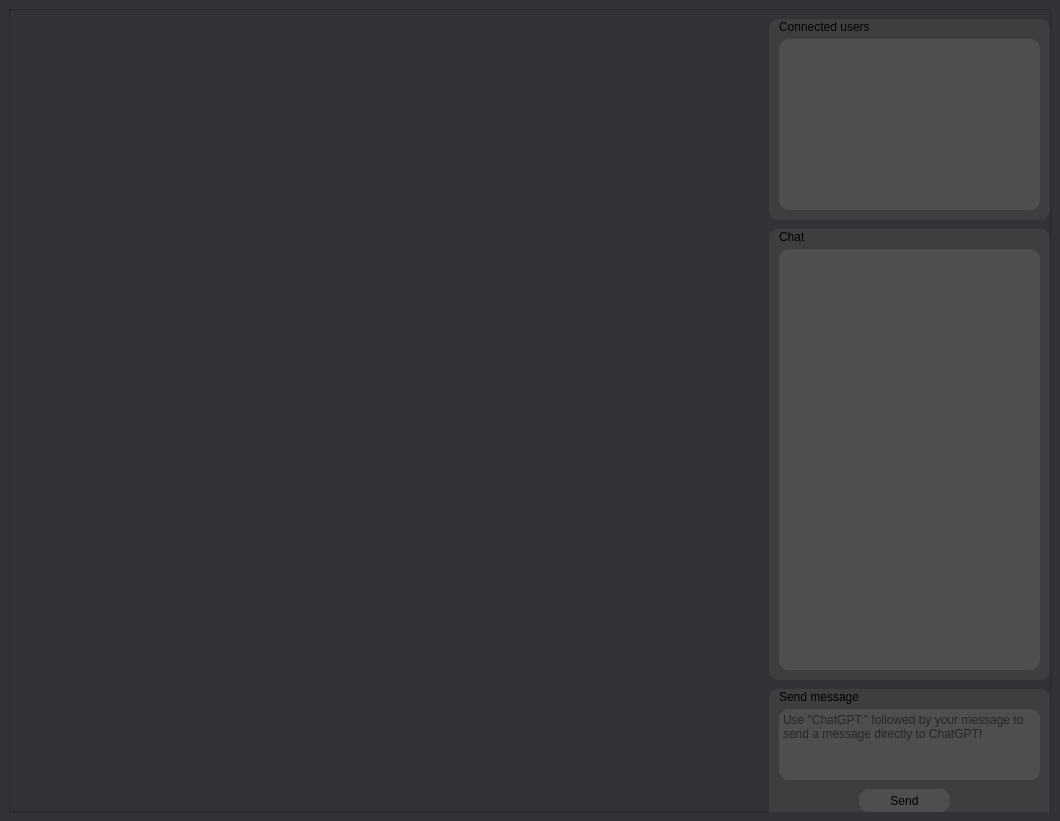
<?xml version="1.0" encoding="UTF-8"?>
<ui version="4.0">
 <class>MainWindow</class>
 <widget class="QMainWindow" name="MainWindow">
  <property name="geometry">
   <rect>
    <x>0</x>
    <y>0</y>
    <width>1060</width>
    <height>821</height>
   </rect>
  </property>
  <property name="windowTitle">
   <string>MainWindow</string>
  </property>
  <property name="styleSheet">
   <string notr="true">background-color: rgb(51, 51, 55);</string>
  </property>
  <widget class="QWidget" name="centralwidget">
   <layout class="QGridLayout" name="gridLayout">
    <item row="0" column="0">
     <widget class="QFrame" name="frame_2">
      <property name="palette">
       <palette>
        <active>
         <colorrole role="WindowText">
          <brush brushstyle="SolidPattern">
           <color alpha="255">
            <red>255</red>
            <green>255</green>
            <blue>255</blue>
           </color>
          </brush>
         </colorrole>
         <colorrole role="Button">
          <brush brushstyle="SolidPattern">
           <color alpha="255">
            <red>51</red>
            <green>51</green>
            <blue>55</blue>
           </color>
          </brush>
         </colorrole>
         <colorrole role="Light">
          <brush brushstyle="SolidPattern">
           <color alpha="255">
            <red>76</red>
            <green>76</green>
            <blue>82</blue>
           </color>
          </brush>
         </colorrole>
         <colorrole role="Midlight">
          <brush brushstyle="SolidPattern">
           <color alpha="255">
            <red>63</red>
            <green>63</green>
            <blue>68</blue>
           </color>
          </brush>
         </colorrole>
         <colorrole role="Dark">
          <brush brushstyle="SolidPattern">
           <color alpha="255">
            <red>25</red>
            <green>25</green>
            <blue>27</blue>
           </color>
          </brush>
         </colorrole>
         <colorrole role="Mid">
          <brush brushstyle="SolidPattern">
           <color alpha="255">
            <red>34</red>
            <green>34</green>
            <blue>36</blue>
           </color>
          </brush>
         </colorrole>
         <colorrole role="Text">
          <brush brushstyle="SolidPattern">
           <color alpha="255">
            <red>255</red>
            <green>255</green>
            <blue>255</blue>
           </color>
          </brush>
         </colorrole>
         <colorrole role="BrightText">
          <brush brushstyle="SolidPattern">
           <color alpha="255">
            <red>255</red>
            <green>255</green>
            <blue>255</blue>
           </color>
          </brush>
         </colorrole>
         <colorrole role="ButtonText">
          <brush brushstyle="SolidPattern">
           <color alpha="255">
            <red>255</red>
            <green>255</green>
            <blue>255</blue>
           </color>
          </brush>
         </colorrole>
         <colorrole role="Base">
          <brush brushstyle="SolidPattern">
           <color alpha="255">
            <red>51</red>
            <green>51</green>
            <blue>55</blue>
           </color>
          </brush>
         </colorrole>
         <colorrole role="Window">
          <brush brushstyle="SolidPattern">
           <color alpha="255">
            <red>51</red>
            <green>51</green>
            <blue>55</blue>
           </color>
          </brush>
         </colorrole>
         <colorrole role="Shadow">
          <brush brushstyle="SolidPattern">
           <color alpha="255">
            <red>0</red>
            <green>0</green>
            <blue>0</blue>
           </color>
          </brush>
         </colorrole>
         <colorrole role="AlternateBase">
          <brush brushstyle="SolidPattern">
           <color alpha="255">
            <red>25</red>
            <green>25</green>
            <blue>27</blue>
           </color>
          </brush>
         </colorrole>
         <colorrole role="ToolTipBase">
          <brush brushstyle="SolidPattern">
           <color alpha="255">
            <red>255</red>
            <green>255</green>
            <blue>220</blue>
           </color>
          </brush>
         </colorrole>
         <colorrole role="ToolTipText">
          <brush brushstyle="SolidPattern">
           <color alpha="255">
            <red>0</red>
            <green>0</green>
            <blue>0</blue>
           </color>
          </brush>
         </colorrole>
        </active>
        <inactive>
         <colorrole role="WindowText">
          <brush brushstyle="SolidPattern">
           <color alpha="255">
            <red>255</red>
            <green>255</green>
            <blue>255</blue>
           </color>
          </brush>
         </colorrole>
         <colorrole role="Button">
          <brush brushstyle="SolidPattern">
           <color alpha="255">
            <red>51</red>
            <green>51</green>
            <blue>55</blue>
           </color>
          </brush>
         </colorrole>
         <colorrole role="Light">
          <brush brushstyle="SolidPattern">
           <color alpha="255">
            <red>76</red>
            <green>76</green>
            <blue>82</blue>
           </color>
          </brush>
         </colorrole>
         <colorrole role="Midlight">
          <brush brushstyle="SolidPattern">
           <color alpha="255">
            <red>63</red>
            <green>63</green>
            <blue>68</blue>
           </color>
          </brush>
         </colorrole>
         <colorrole role="Dark">
          <brush brushstyle="SolidPattern">
           <color alpha="255">
            <red>25</red>
            <green>25</green>
            <blue>27</blue>
           </color>
          </brush>
         </colorrole>
         <colorrole role="Mid">
          <brush brushstyle="SolidPattern">
           <color alpha="255">
            <red>34</red>
            <green>34</green>
            <blue>36</blue>
           </color>
          </brush>
         </colorrole>
         <colorrole role="Text">
          <brush brushstyle="SolidPattern">
           <color alpha="255">
            <red>255</red>
            <green>255</green>
            <blue>255</blue>
           </color>
          </brush>
         </colorrole>
         <colorrole role="BrightText">
          <brush brushstyle="SolidPattern">
           <color alpha="255">
            <red>255</red>
            <green>255</green>
            <blue>255</blue>
           </color>
          </brush>
         </colorrole>
         <colorrole role="ButtonText">
          <brush brushstyle="SolidPattern">
           <color alpha="255">
            <red>255</red>
            <green>255</green>
            <blue>255</blue>
           </color>
          </brush>
         </colorrole>
         <colorrole role="Base">
          <brush brushstyle="SolidPattern">
           <color alpha="255">
            <red>51</red>
            <green>51</green>
            <blue>55</blue>
           </color>
          </brush>
         </colorrole>
         <colorrole role="Window">
          <brush brushstyle="SolidPattern">
           <color alpha="255">
            <red>51</red>
            <green>51</green>
            <blue>55</blue>
           </color>
          </brush>
         </colorrole>
         <colorrole role="Shadow">
          <brush brushstyle="SolidPattern">
           <color alpha="255">
            <red>0</red>
            <green>0</green>
            <blue>0</blue>
           </color>
          </brush>
         </colorrole>
         <colorrole role="AlternateBase">
          <brush brushstyle="SolidPattern">
           <color alpha="255">
            <red>25</red>
            <green>25</green>
            <blue>27</blue>
           </color>
          </brush>
         </colorrole>
         <colorrole role="ToolTipBase">
          <brush brushstyle="SolidPattern">
           <color alpha="255">
            <red>255</red>
            <green>255</green>
            <blue>220</blue>
           </color>
          </brush>
         </colorrole>
         <colorrole role="ToolTipText">
          <brush brushstyle="SolidPattern">
           <color alpha="255">
            <red>0</red>
            <green>0</green>
            <blue>0</blue>
           </color>
          </brush>
         </colorrole>
        </inactive>
        <disabled>
         <colorrole role="WindowText">
          <brush brushstyle="SolidPattern">
           <color alpha="255">
            <red>25</red>
            <green>25</green>
            <blue>27</blue>
           </color>
          </brush>
         </colorrole>
         <colorrole role="Button">
          <brush brushstyle="SolidPattern">
           <color alpha="255">
            <red>51</red>
            <green>51</green>
            <blue>55</blue>
           </color>
          </brush>
         </colorrole>
         <colorrole role="Light">
          <brush brushstyle="SolidPattern">
           <color alpha="255">
            <red>76</red>
            <green>76</green>
            <blue>82</blue>
           </color>
          </brush>
         </colorrole>
         <colorrole role="Midlight">
          <brush brushstyle="SolidPattern">
           <color alpha="255">
            <red>63</red>
            <green>63</green>
            <blue>68</blue>
           </color>
          </brush>
         </colorrole>
         <colorrole role="Dark">
          <brush brushstyle="SolidPattern">
           <color alpha="255">
            <red>25</red>
            <green>25</green>
            <blue>27</blue>
           </color>
          </brush>
         </colorrole>
         <colorrole role="Mid">
          <brush brushstyle="SolidPattern">
           <color alpha="255">
            <red>34</red>
            <green>34</green>
            <blue>36</blue>
           </color>
          </brush>
         </colorrole>
         <colorrole role="Text">
          <brush brushstyle="SolidPattern">
           <color alpha="255">
            <red>25</red>
            <green>25</green>
            <blue>27</blue>
           </color>
          </brush>
         </colorrole>
         <colorrole role="BrightText">
          <brush brushstyle="SolidPattern">
           <color alpha="255">
            <red>255</red>
            <green>255</green>
            <blue>255</blue>
           </color>
          </brush>
         </colorrole>
         <colorrole role="ButtonText">
          <brush brushstyle="SolidPattern">
           <color alpha="255">
            <red>25</red>
            <green>25</green>
            <blue>27</blue>
           </color>
          </brush>
         </colorrole>
         <colorrole role="Base">
          <brush brushstyle="SolidPattern">
           <color alpha="255">
            <red>51</red>
            <green>51</green>
            <blue>55</blue>
           </color>
          </brush>
         </colorrole>
         <colorrole role="Window">
          <brush brushstyle="SolidPattern">
           <color alpha="255">
            <red>51</red>
            <green>51</green>
            <blue>55</blue>
           </color>
          </brush>
         </colorrole>
         <colorrole role="Shadow">
          <brush brushstyle="SolidPattern">
           <color alpha="255">
            <red>0</red>
            <green>0</green>
            <blue>0</blue>
           </color>
          </brush>
         </colorrole>
         <colorrole role="AlternateBase">
          <brush brushstyle="SolidPattern">
           <color alpha="255">
            <red>51</red>
            <green>51</green>
            <blue>55</blue>
           </color>
          </brush>
         </colorrole>
         <colorrole role="ToolTipBase">
          <brush brushstyle="SolidPattern">
           <color alpha="255">
            <red>255</red>
            <green>255</green>
            <blue>220</blue>
           </color>
          </brush>
         </colorrole>
         <colorrole role="ToolTipText">
          <brush brushstyle="SolidPattern">
           <color alpha="255">
            <red>0</red>
            <green>0</green>
            <blue>0</blue>
           </color>
          </brush>
         </colorrole>
        </disabled>
       </palette>
      </property>
      <property name="layoutDirection">
       <enum>Qt::LeftToRight</enum>
      </property>
      <property name="styleSheet">
       <string notr="true">background-color: rgb(51, 51, 55);</string>
      </property>
      <property name="frameShape">
       <enum>QFrame::StyledPanel</enum>
      </property>
      <property name="frameShadow">
       <enum>QFrame::Raised</enum>
      </property>
      <widget class="QFrame" name="frame">
       <property name="geometry">
        <rect>
         <x>760</x>
         <y>220</y>
         <width>281</width>
         <height>451</height>
        </rect>
       </property>
       <property name="layoutDirection">
        <enum>Qt::LeftToRight</enum>
       </property>
       <property name="styleSheet">
        <string notr="true">background-color: rgb(62, 62, 64);
border-radius: 10px</string>
       </property>
       <property name="frameShape">
        <enum>QFrame::StyledPanel</enum>
       </property>
       <property name="frameShadow">
        <enum>QFrame::Raised</enum>
       </property>
       <widget class="QLabel" name="label">
        <property name="geometry">
         <rect>
          <x>10</x>
          <y>0</y>
          <width>61</width>
          <height>16</height>
         </rect>
        </property>
        <property name="text">
         <string>Chat</string>
        </property>
       </widget>
       <widget class="QListWidget" name="chat_list">
        <property name="geometry">
         <rect>
          <x>10</x>
          <y>20</y>
          <width>261</width>
          <height>421</height>
         </rect>
        </property>
        <property name="styleSheet">
         <string notr="true">background-color: rgb(78, 78, 80)</string>
        </property>
        <property name="horizontalScrollBarPolicy">
         <enum>Qt::ScrollBarAlwaysOff</enum>
        </property>
        <property name="wordWrap">
         <bool>true</bool>
        </property>
       </widget>
      </widget>
      <widget class="QFrame" name="frame_3">
       <property name="geometry">
        <rect>
         <x>760</x>
         <y>10</y>
         <width>281</width>
         <height>201</height>
        </rect>
       </property>
       <property name="layoutDirection">
        <enum>Qt::LeftToRight</enum>
       </property>
       <property name="styleSheet">
        <string notr="true">background-color: rgb(62, 62, 64);
border-radius: 10px</string>
       </property>
       <property name="frameShape">
        <enum>QFrame::StyledPanel</enum>
       </property>
       <property name="frameShadow">
        <enum>QFrame::Raised</enum>
       </property>
       <widget class="QLabel" name="label_4">
        <property name="geometry">
         <rect>
          <x>10</x>
          <y>0</y>
          <width>111</width>
          <height>16</height>
         </rect>
        </property>
        <property name="text">
         <string>Connected users</string>
        </property>
       </widget>
       <widget class="QListWidget" name="connected_users">
        <property name="geometry">
         <rect>
          <x>10</x>
          <y>20</y>
          <width>261</width>
          <height>171</height>
         </rect>
        </property>
        <property name="styleSheet">
         <string notr="true">background-color: rgb(78, 78, 80)</string>
        </property>
        <property name="horizontalScrollBarPolicy">
         <enum>Qt::ScrollBarAlwaysOff</enum>
        </property>
        <property name="wordWrap">
         <bool>true</bool>
        </property>
       </widget>
      </widget>
      <widget class="QFrame" name="frame_4">
       <property name="geometry">
        <rect>
         <x>760</x>
         <y>680</y>
         <width>281</width>
         <height>131</height>
        </rect>
       </property>
       <property name="layoutDirection">
        <enum>Qt::LeftToRight</enum>
       </property>
       <property name="styleSheet">
        <string notr="true">background-color: rgb(62, 62, 64);
border-radius: 10px</string>
       </property>
       <property name="frameShape">
        <enum>QFrame::StyledPanel</enum>
       </property>
       <property name="frameShadow">
        <enum>QFrame::Raised</enum>
       </property>
       <widget class="QLabel" name="label_5">
        <property name="geometry">
         <rect>
          <x>10</x>
          <y>0</y>
          <width>91</width>
          <height>16</height>
         </rect>
        </property>
        <property name="text">
         <string>Send message</string>
        </property>
       </widget>
       <widget class="QPlainTextEdit" name="send_message_box">
        <property name="geometry">
         <rect>
          <x>10</x>
          <y>20</y>
          <width>261</width>
          <height>71</height>
         </rect>
        </property>
        <property name="styleSheet">
         <string notr="true">background-color: rgb(78, 78, 80)</string>
        </property>
        <property name="placeholderText">
         <string>Use &quot;ChatGPT:&quot; followed by your message to send a message directly to ChatGPT!</string>
        </property>
       </widget>
       <widget class="QPushButton" name="send_message_btn">
        <property name="geometry">
         <rect>
          <x>90</x>
          <y>100</y>
          <width>91</width>
          <height>23</height>
         </rect>
        </property>
        <property name="styleSheet">
         <string notr="true">background-color: rgb(78, 78, 80)</string>
        </property>
        <property name="text">
         <string>Send</string>
        </property>
       </widget>
      </widget>
     </widget>
    </item>
   </layout>
  </widget>
 </widget>
 <resources/>
 <connections/>
</ui>
